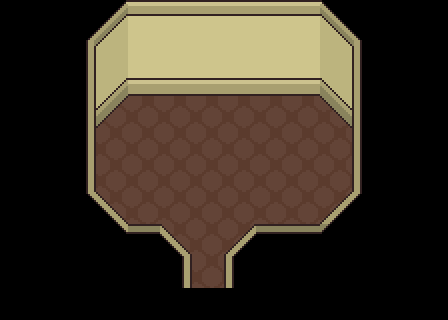

Tiled map render using the project's own tile images. Description and the whole map definition, tile-layer contents included, below:
An orthogonal 14x10 tile map with 32x32 px tiles, 1 tile layer (Tile Layer 1), 2 tilesets and 19 objects (RandysTable, RandysMirror, RandysBooze4, RandysBooze2, RandysBooze3, ...).

<map version="1.0" orientation="orthogonal" width="14" height="10" tilewidth="32" tileheight="32">
 <tileset firstgid="1" name="Mainsheet" tilewidth="32" tileheight="32">
  <image source="../Tiles/Mainsheet.png" width="224" height="192" />
 </tileset>
 <tileset firstgid="43" name="PropGrid" tilewidth="32" tileheight="32">
  <image source="../PropGrid.png" width="192" height="416" />
 </tileset>
 <layer name="Tile Layer 1" width="14" height="10">
  <data>
   <tile gid="22" />
   <tile gid="22" />
   <tile gid="22" />
   <tile gid="2" />
   <tile gid="4" />
   <tile gid="4" />
   <tile gid="4" />
   <tile gid="4" />
   <tile gid="4" />
   <tile gid="4" />
   <tile gid="6" />
   <tile gid="22" />
   <tile gid="22" />
   <tile gid="22" />
   <tile gid="22" />
   <tile gid="22" />
   <tile gid="8" />
   <tile gid="9" />
   <tile gid="11" />
   <tile gid="11" />
   <tile gid="11" />
   <tile gid="11" />
   <tile gid="11" />
   <tile gid="11" />
   <tile gid="13" />
   <tile gid="14" />
   <tile gid="22" />
   <tile gid="22" />
   <tile gid="22" />
   <tile gid="22" />
   <tile gid="15" />
   <tile gid="16" />
   <tile gid="18" />
   <tile gid="18" />
   <tile gid="18" />
   <tile gid="18" />
   <tile gid="18" />
   <tile gid="18" />
   <tile gid="20" />
   <tile gid="21" />
   <tile gid="22" />
   <tile gid="22" />
   <tile gid="22" />
   <tile gid="22" />
   <tile gid="15" />
   <tile gid="23" />
   <tile gid="1" />
   <tile gid="1" />
   <tile gid="1" />
   <tile gid="1" />
   <tile gid="1" />
   <tile gid="1" />
   <tile gid="27" />
   <tile gid="21" />
   <tile gid="22" />
   <tile gid="22" />
   <tile gid="22" />
   <tile gid="22" />
   <tile gid="15" />
   <tile gid="1" />
   <tile gid="1" />
   <tile gid="1" />
   <tile gid="1" />
   <tile gid="1" />
   <tile gid="1" />
   <tile gid="1" />
   <tile gid="1" />
   <tile gid="21" />
   <tile gid="22" />
   <tile gid="22" />
   <tile gid="22" />
   <tile gid="22" />
   <tile gid="15" />
   <tile gid="1" />
   <tile gid="1" />
   <tile gid="1" />
   <tile gid="1" />
   <tile gid="1" />
   <tile gid="1" />
   <tile gid="1" />
   <tile gid="1" />
   <tile gid="21" />
   <tile gid="22" />
   <tile gid="22" />
   <tile gid="22" />
   <tile gid="22" />
   <tile gid="29" />
   <tile gid="30" />
   <tile gid="1" />
   <tile gid="1" />
   <tile gid="1" />
   <tile gid="1" />
   <tile gid="1" />
   <tile gid="1" />
   <tile gid="34" />
   <tile gid="35" />
   <tile gid="22" />
   <tile gid="22" />
   <tile gid="22" />
   <tile gid="22" />
   <tile gid="22" />
   <tile gid="29" />
   <tile gid="26" />
   <tile gid="30" />
   <tile gid="1" />
   <tile gid="34" />
   <tile gid="26" />
   <tile gid="26" />
   <tile gid="33" />
   <tile gid="22" />
   <tile gid="22" />
   <tile gid="22" />
   <tile gid="22" />
   <tile gid="22" />
   <tile gid="22" />
   <tile gid="22" />
   <tile gid="22" />
   <tile gid="15" />
   <tile gid="1" />
   <tile gid="21" />
   <tile gid="22" />
   <tile gid="22" />
   <tile gid="22" />
   <tile gid="22" />
   <tile gid="22" />
   <tile gid="22" />
   <tile gid="22" />
   <tile gid="22" />
   <tile gid="22" />
   <tile gid="22" />
   <tile gid="22" />
   <tile gid="22" />
   <tile gid="22" />
   <tile gid="22" />
   <tile gid="22" />
   <tile gid="22" />
   <tile gid="22" />
   <tile gid="22" />
   <tile gid="22" />
   <tile gid="22" />
  </data>
 </layer>
 <objectgroup name="Props" width="14" height="10">
  <object gid="79" x="162" y="55" />
  <object gid="80" x="194" y="55" />
  <object gid="85" x="162" y="87" />
  <object gid="86" x="194" y="87" />
  <object gid="91" x="162" y="119" />
  <object gid="92" x="194" y="119" />
  <object name="RandysTable" gid="44" x="121" y="142">
   <properties>
    <property name="Bounds" value="0,45,32,19" />
    <property name="Collidable" value="true" />
    <property name="Sprite" value="BedsideTable" />
   </properties>
  </object>
  <object gid="50" x="121" y="174" />
  <object name="RandysMirror" gid="47" x="231" y="38">
   <properties>
    <property name="Sprite" value="Mirror" />
   </properties>
  </object>
  <object gid="53" x="231" y="70" />
  <object name="RandysBooze4" gid="98" x="319" y="143">
   <properties>
    <property name="Collidable" value="true" />
    <property name="Permissions" value="All" />
    <property name="Sprite" value="Liquor2" />
    <property name="SuccessDialogue" value="RandysBooze2" />
   </properties>
  </object>
  <object name="RandysBooze2" gid="97" x="169" y="137">
   <properties>
    <property name="Collidable" value="true" />
    <property name="Permissions" value="All" />
    <property name="Sprite" value="Liquor1" />
    <property name="SuccessDialogue" value="RandysBooze" />
   </properties>
  </object>
  <object name="RandysBooze3" gid="98" x="127" y="116">
   <properties>
    <property name="Collidable" value="true" />
    <property name="Permissions" value="All" />
    <property name="Sprite" value="Liquor2" />
    <property name="SuccessDialogue" value="RandysBooze2" />
   </properties>
  </object>
  <object name="RandysBooze" gid="97" x="98" y="189">
   <properties>
    <property name="Collidable" value="true" />
    <property name="Permissions" value="All" />
    <property name="Sprite" value="Liquor1" />
    <property name="SuccessDialogue" value="RandysBooze" />
   </properties>
  </object>
  <object name="RandysBed" gid="67" x="258" y="102">
   <properties>
    <property name="CharDialogue" value="Cricket-true-CricketRandysBed" />
    <property name="CharDialogue2" value="Randy-true-RandyRandysBed" />
    <property name="Collidable" value="true" />
    <property name="Permissions" value="All" />
    <property name="Sprite" value="MessyBed" />
    <property name="SuccessDialogue" value="RandysBed" />
   </properties>
  </object>
  <object gid="68" x="290" y="102" />
  <object gid="73" x="258" y="134" />
  <object gid="74" x="290" y="134" />
 </objectgroup>
 <objectgroup name="AI" width="14" height="10">
  <object name="RandyDrunk" gid="22" x="224" y="192">
   <properties>
    <property name="Character" value="Randy" />
    <property name="Frequency" value="60" />
    <property name="HorizontalBound" value="3" />
    <property name="Type" value="Random" />
    <property name="VerticalBound" value="3" />
   </properties>
  </object>
 </objectgroup>
</map>
